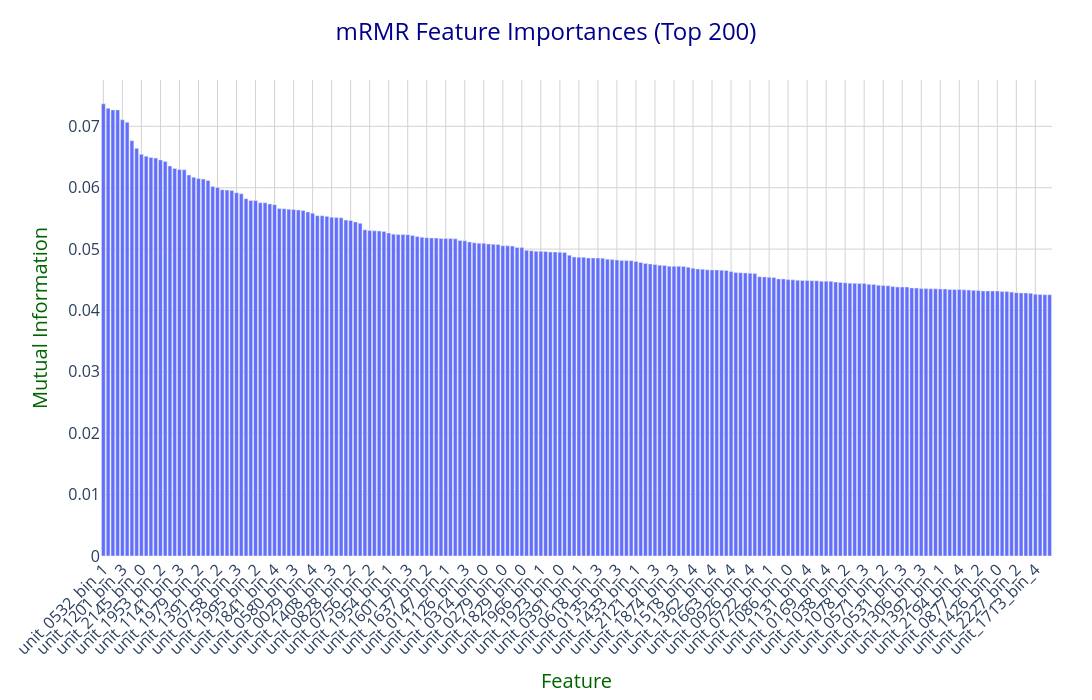
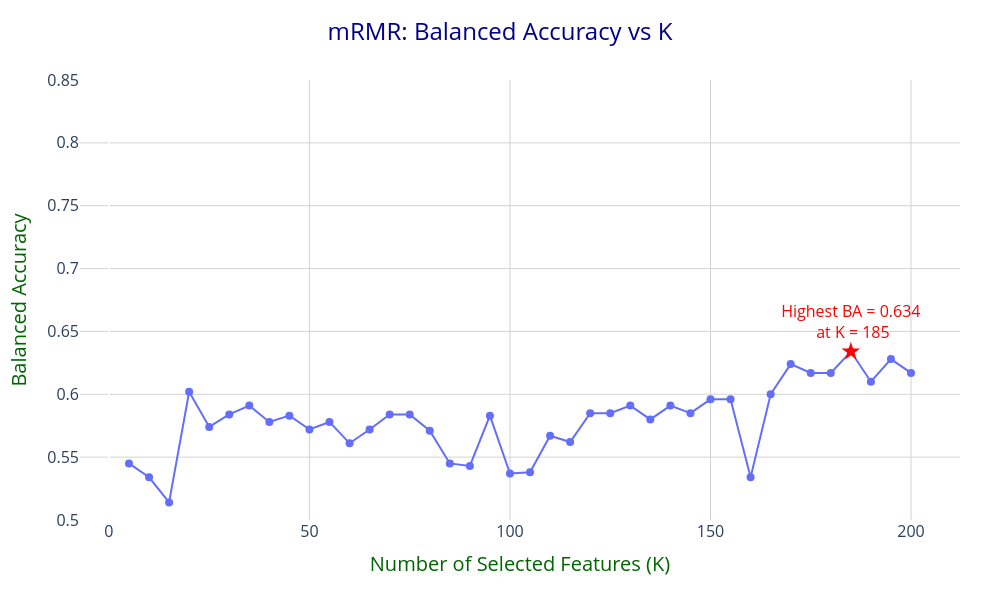

The code cell stored with these charts, in order, in its notebook:
### Markdown cell above
### **1.2.2: mRMR (MINIMUM REDUNDANCY MAXIMUM RELEVANCE)**

### Code cell
print("\n" + "="*60)
print("1.2.2: mRMR (MINIMUM REDUNDANCY MAXIMUM RELEVANCE)")
print("="*60)

# a) mRMR feature ranking
def compute_mrmr():
    t0 = time.perf_counter()
    
    # Compute mutual information
    mi = mutual_info_classif(
        X_tr, y_tr, discrete_features=False, random_state=RANDOM_STATE
    )
    mi_df = pd.DataFrame({
        "Feature": X_tr.columns,
        "MI": mi
    }).sort_values("MI", ascending=False).reset_index(drop=True)
    
    K_max = min(1500, X_tr.shape[1])
    selected = []
    remaining = mi_df["Feature"].tolist()
    
    # Precompute correlation matrix
    corr = np.corrcoef(X_tr.T)
    corr = np.nan_to_num(corr)
    
    for step in range(K_max):
        if len(selected) == 0:
            best_feat = remaining[0]
        else:
            scores = []
            for f in remaining:
                f_idx = X_tr.columns.get_loc(f)
                sel_idx = [X_tr.columns.get_loc(s) for s in selected]
                redundancy = np.mean(np.abs(corr[f_idx, sel_idx]))
                relevance = mi_df.loc[mi_df["Feature"] == f, "MI"].values[0]
                scores.append(relevance - redundancy)
            best_feat = remaining[np.argmax(scores)]
        
        selected.append(best_feat)
        remaining.remove(best_feat)
    
    runtime = time.perf_counter() - t0
    return {"mi_df": mi_df, "selected": selected, "time_select": runtime}

mrmr_cache = load_or_compute("mrmr.pkl", compute_mrmr)
mrmr_mi_df = mrmr_cache["mi_df"]
mrmr_selected = mrmr_cache["selected"]
mrmr_time_select = mrmr_cache["time_select"]

print(f"mRMR selection runtime: {mrmr_time_select:.2f} seconds")
show_df(mrmr_mi_df.head(20), "mRMR Feature Importance (MI) - top 20")

# Plot: Top 200 feature importances
n_use = min(200, len(mrmr_mi_df))
df_top200 = mrmr_mi_df.iloc[:n_use]
fig_bar = px.bar(df_top200, x="Feature", y="MI")
fig_bar.update_layout(xaxis_tickangle=-45)
plotly_layout(fig_bar, f"mRMR Feature Importances (Top {n_use})",
              "Feature", "Mutual Information", width=1500, height=700)
fig_bar.show()
save_plotly_pdf(fig_bar, "mrmr_feature")

# b) Logistic regression vs K for mRMR-selected features
mrmr_ba_records = []
t0_mrmr_eval = time.perf_counter()

for K in K_STANDARD_GRID:
    if K > len(mrmr_selected):
        continue
    feats_k = mrmr_selected[:K]
    pipe = make_pipeline(LogisticRegression(
        penalty="l2", solver="liblinear",
        class_weight="balanced", max_iter=2000, random_state=RANDOM_STATE
    ))
    pipe.fit(X_tr[feats_k], y_tr)
    y_pred = pipe.predict(X_te[feats_k])
    ba = balanced_accuracy_score(y_te, y_pred)
    mrmr_ba_records.append({"Method": "mRMR", "K": K, "Bal_Acc": fmt(ba)})

mrmr_time_eval = time.perf_counter() - t0_mrmr_eval
mrmr_time_total = mrmr_time_select + mrmr_time_eval

mrmr_ba_df = pd.DataFrame(mrmr_ba_records)
print(f"\nmRMR evaluation runtime: {mrmr_time_eval:.2f} seconds")
print(f"mRMR total runtime: {mrmr_time_total:.2f} seconds")
show_df(mrmr_ba_df, "mRMR Balanced Accuracy vs K")

# Plot: BA vs K
fig_mrmr_ba = plot_ba_vs_k(mrmr_ba_df, "mRMR")
fig_mrmr_ba.show()
save_plotly_pdf(fig_mrmr_ba, "mrmr_ba_vs_k")

# c) Model comparison at optimal K
idx_best_mrmr = mrmr_ba_df["Bal_Acc"].idxmax()
K_opt_mrmr = int(mrmr_ba_df.loc[idx_best_mrmr, "K"])
print(f"\nOptimal K from mRMR: {K_opt_mrmr}")

mrmr_feats_opt = mrmr_selected[:K_opt_mrmr]
mrmr_results_df = evaluate_models(
    X_tr[mrmr_feats_opt], X_te[mrmr_feats_opt], y_tr, y_te, "mRMR"
)
show_df(mrmr_results_df, f"mRMR Model Comparison at K = {K_opt_mrmr}")

fig_mrmr_models = plot_model_comparison(mrmr_results_df, "mRMR", K_opt_mrmr)
fig_mrmr_models.show()

### Figure 1 — Plotly figure (JSON) as saved in the notebook; plotly's stock layout.template omitted (floating-point values rounded to 4 significant figures; data arrays with more than 128 entries replaced by an {"elided": "..."} marker saying what was removed)
{"data": [{"hovertemplate": "Feature=%{x}<br>MI=%{y}<extra></extra>", "legendgroup": "", "marker": {"color": "#636efa", "pattern": {"shape": ""}}, "name": "", "orientation": "v", "showlegend": false, "textposition": "auto", "type": "bar", "x": {"elided": "200 str values"}, "xaxis": "x", "y": {"elided": "200 float values"}, "yaxis": "y"}], "layout": {"barmode": "relative", "height": 700, "legend": {"bgcolor": "rgba(255,255,255,0.8)", "bordercolor": "gray", "borderwidth": 1, "font": {"size": 16}, "tracegroupgap": 0}, "margin": {"b": 80, "l": 80, "r": 40, "t": 80}, "plot_bgcolor": "white", "title": {"font": {"color": "darkblue", "size": 24}, "text": "mRMR Feature Importances (Top 200)", "x": 0.5}, "width": 1500, "xaxis": {"anchor": "y", "domain": [0, 1], "gridcolor": "lightgray", "showgrid": true, "tickangle": -45, "tickfont": {"size": 16}, "title": {"font": {"color": "darkgreen", "size": 20}, "text": "Feature"}}, "yaxis": {"anchor": "x", "domain": [0, 1], "gridcolor": "lightgray", "showgrid": true, "tickfont": {"size": 16}, "title": {"font": {"color": "darkgreen", "size": 20}, "text": "Mutual Information"}}}}

### Figure 2 — Plotly figure (JSON) as saved in the notebook; plotly's stock layout.template omitted (floating-point values rounded to 4 significant figures)
{"data": [{"hovertemplate": "K=%{x}<br>Balanced Acc=%{y:.3f}<extra></extra>", "legendgroup": "", "line": {"color": "#636efa", "dash": "solid", "width": 2}, "marker": {"size": 8, "symbol": "circle"}, "mode": "lines+markers", "name": "", "orientation": "v", "showlegend": false, "type": "scatter", "x": [5, 10, 15, 20, 25, 30, 35, 40, 45, 50, 55, 60, 65, 70, 75, 80, 85, 90, 95, 100, 105, 110, 115, 120, 125, 130, 135, 140, 145, 150, 155, 160, 165, 170, 175, 180, 185, 190, 195, 200], "xaxis": "x", "y": [0.545, 0.534, 0.514, 0.602, 0.574, 0.584, 0.591, 0.578, 0.583, 0.572, 0.578, 0.561, 0.572, 0.584, 0.584, 0.571, 0.545, 0.543, 0.583, 0.537, 0.538, 0.567, 0.562, 0.585, 0.585, 0.591, 0.58, 0.591, 0.585, 0.596, 0.596, 0.534, 0.6, 0.624, 0.617, 0.617, 0.634, 0.61, 0.628, 0.617], "yaxis": "y"}, {"hovertemplate": "<b>BEST</b><br>K=%{x}<br>BA=%{y:.3f}<extra></extra>", "marker": {"color": "red", "size": 14, "symbol": "star"}, "mode": "markers+text", "showlegend": false, "text": ["Highest BA = 0.634<br> at K = 185"], "textfont": {"color": "red", "size": 16}, "textposition": "top center", "type": "scatter", "x": [185], "y": [0.634]}], "layout": {"height": 600, "legend": {"bgcolor": "rgba(255,255,255,0.8)", "bordercolor": "gray", "borderwidth": 1, "font": {"size": 16}, "tracegroupgap": 0}, "margin": {"b": 80, "l": 80, "r": 40, "t": 80}, "plot_bgcolor": "white", "title": {"font": {"color": "darkblue", "size": 24}, "text": "mRMR: Balanced Accuracy vs K", "x": 0.5}, "width": 1000, "xaxis": {"anchor": "y", "domain": [0, 1], "gridcolor": "lightgray", "showgrid": true, "tickfont": {"size": 16}, "title": {"font": {"color": "darkgreen", "size": 20}, "text": "Number of Selected Features (K)"}}, "yaxis": {"anchor": "x", "domain": [0, 1], "gridcolor": "lightgray", "range": [0.5, 0.85], "showgrid": true, "tickfont": {"size": 16}, "title": {"font": {"color": "darkgreen", "size": 20}, "text": "Balanced Accuracy"}}}}
